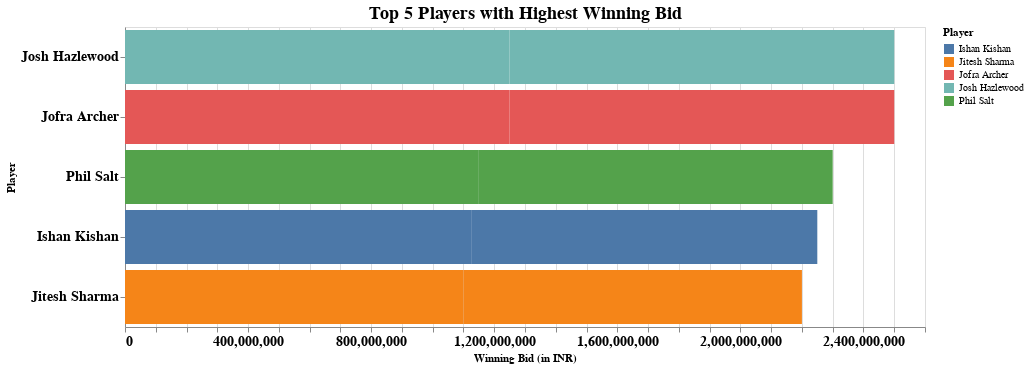

Source (notebook cell):
### Code cell
top_5_players = ipl_data[['Player', 'Winning Bid']].sort_values(by='Winning Bid', ascending=False).head(10)
chart = alt.Chart(top_5_players).mark_bar().encode(
    y=alt.Y('Player:N', title='Player', sort=None), 
    x=alt.X('Winning Bid:Q', title='Winning Bid (in INR)'),
    color='Player:N',
    tooltip=['Player', 'Winning Bid'] 
    ).properties(
    title='Top 5 Players with Highest Winning Bid',
    width=800, 
    height=300 ).configure_axis(
    labelFontSize=14, 
    labelFontWeight='bold'
   ).configure_title(
    fontSize=18, 
    fontWeight='bold'
                    )
chart.show()

### Figure 1 — Vega-Lite specification as saved in the notebook (floating-point values rounded to 4 significant figures)
{"config": {"view": {"continuousWidth": 300, "continuousHeight": 300}, "axis": {"labelFontSize": 14, "labelFontWeight": "bold"}, "title": {"fontSize": 18, "fontWeight": "bold"}}, "data": {"name": "data-26324b3d55fe78c80b5822b871ac163d"}, "mark": {"type": "bar"}, "encoding": {"color": {"field": "Player", "type": "nominal"}, "tooltip": [{"field": "Player", "type": "nominal"}, {"field": "Winning Bid", "type": "quantitative"}], "x": {"field": "Winning Bid", "title": "Winning Bid (in INR)", "type": "quantitative"}, "y": {"field": "Player", "sort": null, "title": "Player", "type": "nominal"}}, "height": 300, "title": "Top 5 Players with Highest Winning Bid", "width": 800, "$schema": "https://vega.github.io/schema/vega-lite/v5.20.1.json", "datasets": {"data-26324b3d55fe78c80b5822b871ac163d": [{"Player": "Josh Hazlewood ", "Winning Bid": 1250000000}, {"Player": "Jofra Archer", "Winning Bid": 1250000000}, {"Player": "Josh Hazlewood ", "Winning Bid": 1250000000}, {"Player": "Jofra Archer", "Winning Bid": 1250000000}, {"Player": "Phil Salt ", "Winning Bid": 1150000000}, {"Player": "Phil Salt ", "Winning Bid": 1150000000}, {"Player": "Ishan Kishan", "Winning Bid": 1125000000}, {"Player": "Ishan Kishan", "Winning Bid": 1125000000}, {"Player": "Jitesh Sharma", "Winning Bid": 1100000000}, {"Player": "Jitesh Sharma", "Winning Bid": 1100000000}]}}
